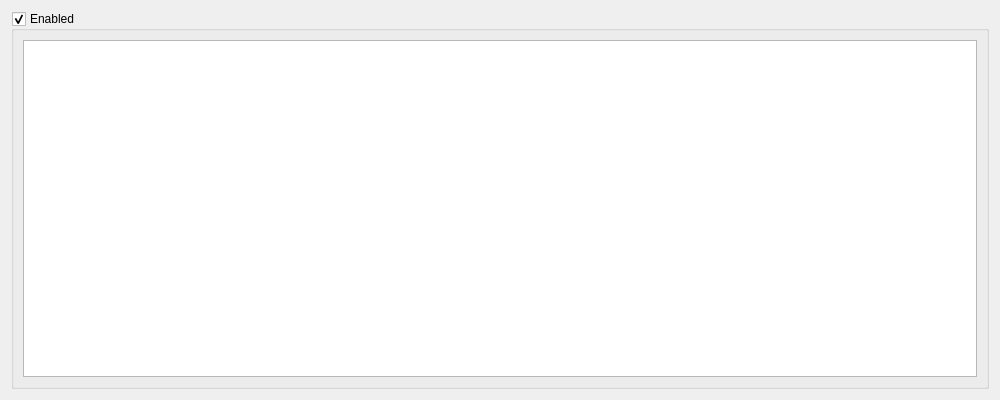
<?xml version="1.0" encoding="UTF-8"?>
<ui version="4.0">
 <class>FilterGraphDialog</class>
 <widget class="QDialog" name="FilterGraphDialog">
  <property name="geometry">
   <rect>
    <x>0</x>
    <y>0</y>
    <width>1000</width>
    <height>400</height>
   </rect>
  </property>
  <property name="windowTitle">
   <string>Dialog</string>
  </property>
  <layout class="QVBoxLayout" name="verticalLayout_2">
   <item>
    <widget class="QGroupBox" name="groupBox_filterGraphEnabled">
     <property name="title">
      <string>Enabled</string>
     </property>
     <property name="checkable">
      <bool>true</bool>
     </property>
     <layout class="QVBoxLayout" name="verticalLayout">
      <item>
       <widget class="InteractibleNodeGraphView" name="graphicsView"/>
      </item>
     </layout>
    </widget>
   </item>
  </layout>
 </widget>
 <customwidgets>
  <customwidget>
   <class>InteractibleNodeGraphView</class>
   <extends>QGraphicsView</extends>
   <header>QGraphicsView_interactible_node_graph_view.h</header>
  </customwidget>
 </customwidgets>
 <resources/>
 <connections/>
</ui>
